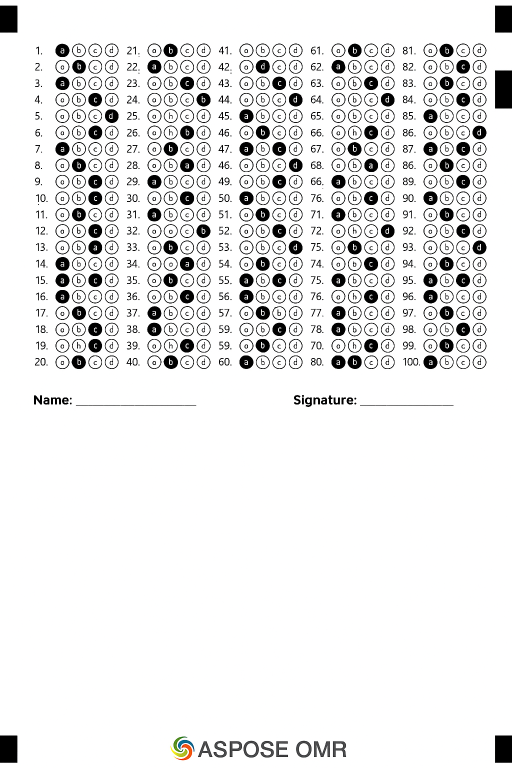
#> input picture new.png, 1024 x 1536 px (shown at 1/2 size)
$ python fivegride_align.grader.py
#> lines starting #> are read from the running program, lines starting #| are printed output that depends on the picture; after the words box and inside, x2 and y2 are one past the last pixel; in counts of white or black regions, pixels touching at a corner belong together
#> further down, image is the input picture: shape (1536, 1024, 3); mean B, G, R 233.5, 233.6, 233.6
import cv2
import numpy as np

def find_sheet_contour(image):
    gray = cv2.cvtColor(image, cv2.COLOR_BGR2GRAY)
    blur = cv2.GaussianBlur(gray, (5,5), 0)
    edged = cv2.Canny(blur, 50, 200)
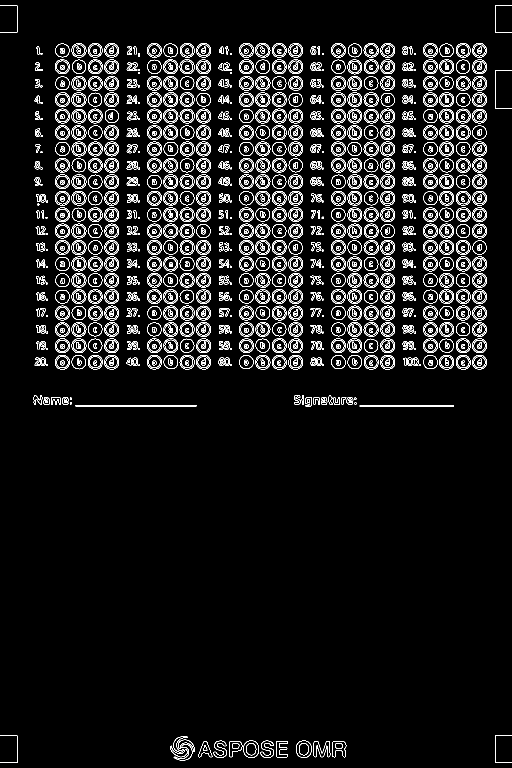
#> edged: shape (1536, 1024) (shown at 1/2 size); 6.7% white in thin lines or dots
    contours, _ = cv2.findContours(edged, cv2.RETR_EXTERNAL, cv2.CHAIN_APPROX_SIMPLE)
#> contours = 744 contours, 172 with area under 20; largest, box (x1, y1, x2, y2) and area: (592, 1481, 624, 1516) 857, (486, 1481, 518, 1516) 856, (510, 480, 541, 510) 684, (392, 250, 422, 280) 680, (294, 480, 324, 510) 676
    contours = sorted(contours, key=cv2.contourArea, reverse=True)
    for cnt in contours:
        peri = cv2.arcLength(cnt, True)
        approx = cv2.approxPolyDP(cnt, 0.02 * peri, True)
        if len(approx) == 4:
            return np.float32([point[0] for point in approx])
#> this loop made 613 passes
#> peri on passes 1 to 3: 110.1, 110.1, 98.67
#> `corners = find_sheet_contour(image)`: corners = [[709, 805], [709, 808], [712, 808], [712, 805]]
    return None

def order_points(pts):
    # Orders points as: top-left, top-right, bottom-right, bottom-left
    rect = np.zeros((4, 2), dtype="float32")
    s = pts.sum(axis=1)
#> s = [1514, 1517, 1520, 1517]
    rect[0] = pts[np.argmin(s)]
    rect[2] = pts[np.argmax(s)]
    diff = np.diff(pts, axis=1)
#> diff = [96, 99, 96, 93]
    rect[1] = pts[np.argmin(diff)]
    rect[3] = pts[np.argmax(diff)]
    return rect

def warp_sheet(image, corners, width=1000, height=1500):
    rect = order_points(corners)
#> rect = [[709, 805], [712, 805], [712, 808], [709, 808]]
    dst = np.array([
        [0, 0],
        [width-1, 0],
        [width-1, height-1],
        [0, height-1]
    ], dtype="float32")
    M = cv2.getPerspectiveTransform(rect, dst)
#> M = [[333, -2.32e-14, -236097], [-2.37e-12, 499.7, -402231.7], [7.58e-17, -3.79e-17, 1]]
    warped = cv2.warpPerspective(image, M, (width, height))
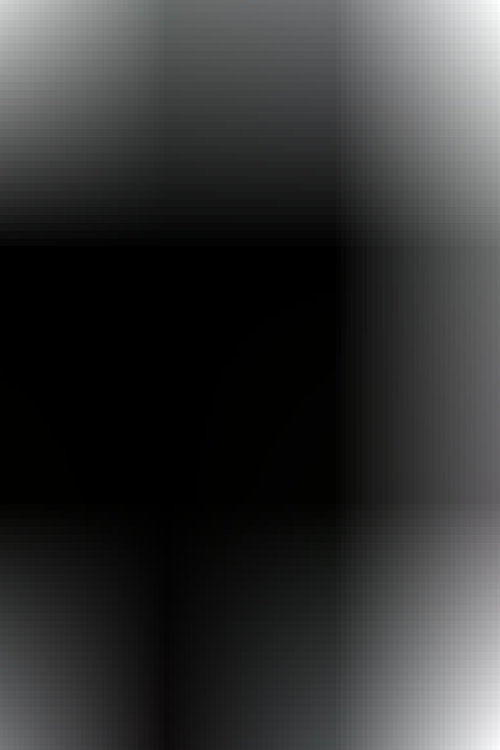
#> warped: shape (1500, 1000, 3) (shown at 1/2 size); mean B, G, R 52.2, 52.1, 51.6
    return warped

# --- MAIN SCRIPT ---
image = cv2.imread('new.png')
corners = find_sheet_contour(image)
if corners is None:
    print("Could not find sheet corners. Make sure the whole sheet is visible and has a clear border.")
    exit()

# Set these to your standard sheet size in pixels
WARP_WIDTH = 1000
WARP_HEIGHT = 1500

warped = warp_sheet(image, corners, width=WARP_WIDTH, height=WARP_HEIGHT)
cv2.imwrite('aligned_new.png', warped)
print("Sheet aligned and saved as aligned_new.png")

# Now run your bubble detection code on 'aligned_new.png'!
